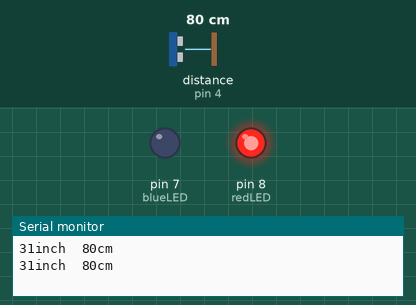
Bench run of a sketch on a simulated Arduino Uno, built with avr-gcc and run on an emulated ATmega328P. Parts: output pins drawn as LEDs (lit = HIGH), the last lines printed to the serial monitor. Wiring (inferred from the names in the program): ultrasonic range finder: trigger pin 2; echo pin 4. The inputs (shaded band) are chosen by the test bench; at power-on: distance to the obstacle (sensor on pin 4) 80 cm. The echo pulse lasts 58.3 µs per cm; pins used as bus, display or sensor lines are not drawn.

Above: at 2.8 s.
2.9 s: distance to the obstacle (sensor on pin 4) set to 18 cm
8.9 s: distance to the obstacle (sensor on pin 4) set to 16 cm
At 13.0 s:
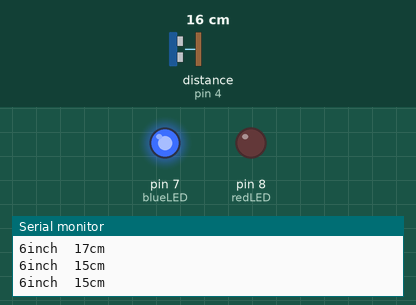
13.5 s: distance to the obstacle (sensor on pin 4) set to 35 cm
At 17.2 s:
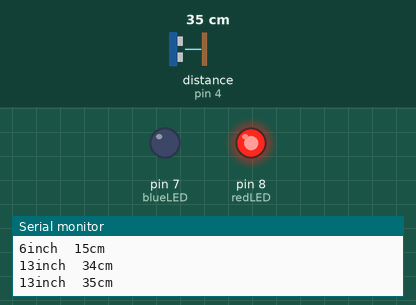
17.5 s: distance to the obstacle (sensor on pin 4) set to 2 cm
At 20.6 s:
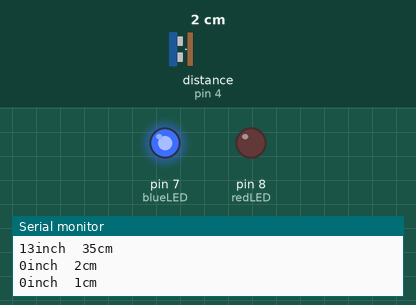
Timing chart, 0 to 22.1 s (numbered marks = the images above; inputs shaded):
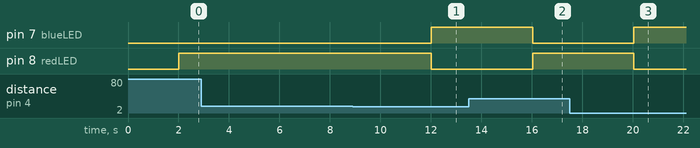

The sketch:

Ultrasonic.ino
```cpp
#define trig 2
#define echo 4

const int blueLED = 7;
const int redLED = 8;

void setup() {
  // put your setup code here, to run once:
  pinMode(trig , OUTPUT);
  pinMode(echo , INPUT);

  pinMode(blueLED, OUTPUT);
  pinMode(redLED , OUTPUT);

  Serial.begin(9600);
}

void loop() {
  // put your main code here, to run repeatedly:
  digitalWrite(trig , LOW);
  delayMicroseconds(2);
  digitalWrite(trig , HIGH);
  delayMicroseconds(5);
  digitalWrite(trig , LOW);

  long time = pulseIn(echo, HIGH);

  long disInch = time / 74 / 2;
  long disCm = time / 29 / 2;

  Serial.print(disInch);
  Serial.print("inch  ");
  Serial.print(disCm);
  Serial.println("cm");

  delay(2000);

  if (disCm > 15){
    digitalWrite(redLED , HIGH);
    digitalWrite(blueLED , LOW);
  }
  else{
    digitalWrite(blueLED , HIGH);
    digitalWrite(redLED , LOW);
  }

}
```

Measured:
- the behaviour switches between 17 and 16 cm on distance to the obstacle (sensor on pin 4) (found by bisection; images 0 and 1)
- after the input at 8.9 s, pin 7 (blueLED): LOW → HIGH after 3.1 s; pin 8 (redLED): HIGH → LOW after 3.1 s
- after the input at 13.5 s, pin 7 (blueLED): HIGH → LOW after 2.5 s; pin 8 (redLED): LOW → HIGH after 2.5 s
- after the input at 17.5 s, pin 7 (blueLED): LOW → HIGH after 2.5 s; pin 8 (redLED): HIGH → LOW after 2.5 s
